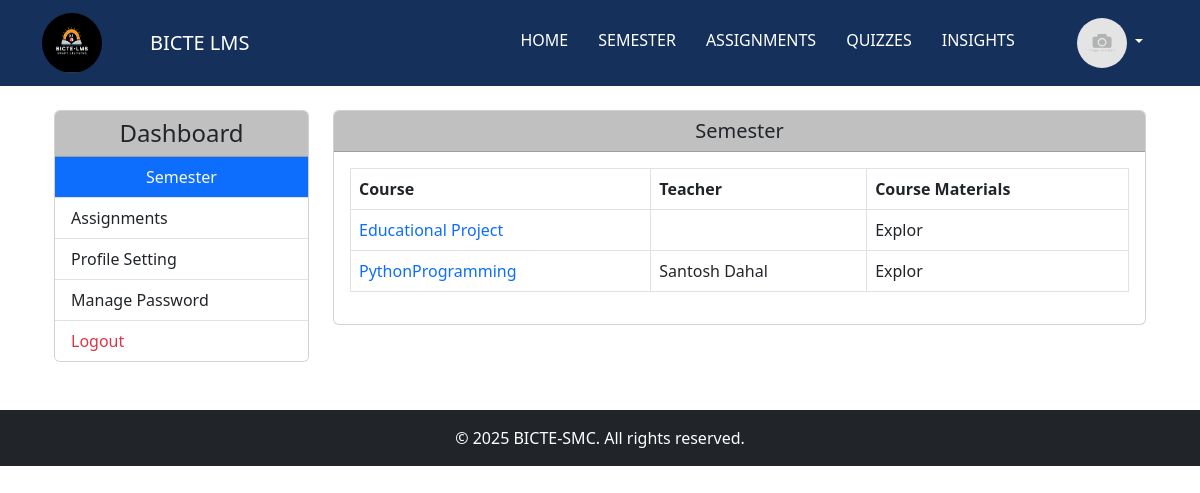
The app's page /api/student-dashboard/ (signed in), older data.
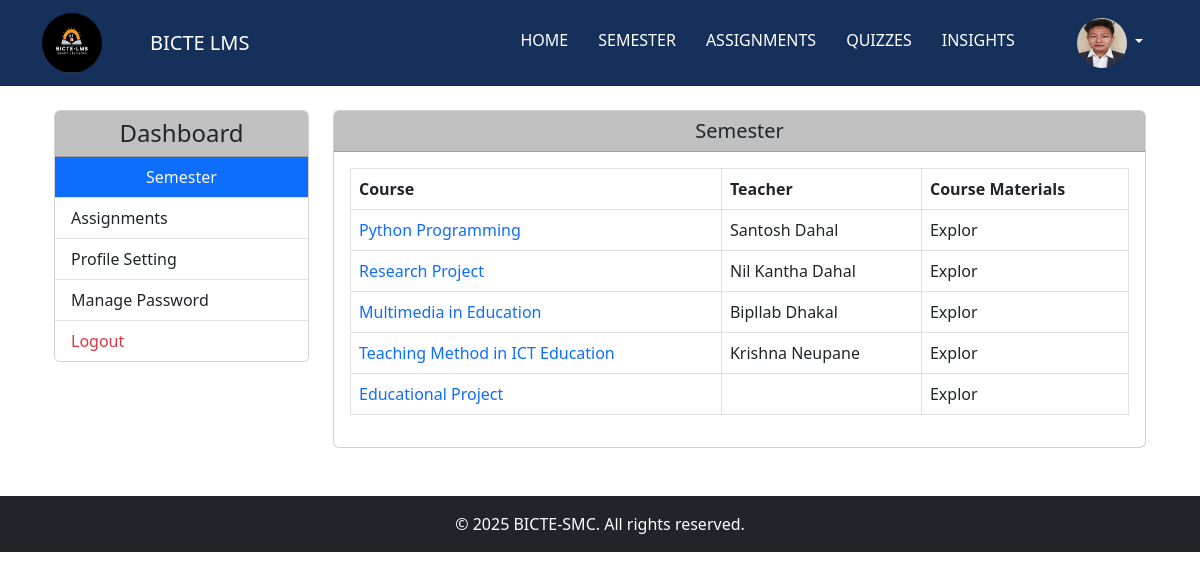
The same page, newer data.
### main/models.py (models this page shows, shortened)
class Course(models.Model):
    syllabus_file = models.FileField(upload_to='syllabus_files/', null=True, blank=True)
    subject_code = models.CharField(max_length=20)
    title = models.CharField(max_length=50)
    description = models.TextField()
    credits = models.IntegerField()
    is_elective = models.BooleanField(default=False, blank=True, null=True)
    semester = models.ForeignKey(Semester, on_delete=models.CASCADE)
    teacher = models.ForeignKey(Teacher, on_delete=models.SET_NULL, null=True, blank=True)
    class Meta:
        verbose_name = "Course"
        verbose_name_plural = "Courses"

class Teacher(models.Model):
    GENDER_CHOICES = [
        ('male', 'Male'),
        ('female', 'Female'),
        ('other', 'Other'),
    ]
    profile_picture = models.ImageField(upload_to='teacher_pics/', null=True, blank=True, default='images/default_profile_image.jpg')
    t_full_name = models.CharField(max_length=50)
    designation = models.CharField(max_length=100, default='Teacher Assistant')
    t_email = models.EmailField(max_length=100, unique=True)
    t_password = models.CharField(max_length=255)
    t_phone_number = models.CharField(max_length=40)
    t_address = models.CharField(max_length=100)
    hire_date = models.DateField()
    gender = models.CharField(max_length=10,choices=GENDER_CHOICES, verbose_name="Gender",
        default='male')
    class Meta:
        verbose_name = "Teacher"
        verbose_name_plural = "Teachers"

class Student(models.Model):
    profile_picture = models.ImageField(upload_to='student_pics/', null=True, blank=True , default='no_image2.jpg')
    st_exam_roll_no = models.CharField(max_length=8, default='00000000')
    st_reg_no = models.CharField(max_length=40, default='0-0-000-00-0000')
    st_name = models.CharField(max_length=100)
    st_date_of_birth = models.DateField(null=True, blank=True)
    st_address = models.CharField(max_length=255)
    st_contact = models.CharField(max_length=15)
    enrollment_date = models.IntegerField(null=True, blank=True)
    st_email = models.EmailField(unique=True)
    st_password = models.CharField(max_length=128, default='studentSMC1')  # Add default password
    st_gender = models.CharField(max_length=10, choices=[('Male', 'Male'), ('Female', 'Female'), ('Other', 'Other')], null=True, blank=True)
    st_father_name = models.CharField(max_length=100, null=True, blank=True)
    semester = models.ForeignKey(Semester, on_delete=models.CASCADE)
    class Meta:
        verbose_name = "Student"
        verbose_name_plural = "Students"

### main/views.py (the view)
# urls.py: path('student-dashboard/', views.StudentDashboard.as_view(), name='student-dashboard'),
class StudentDashboard(TemplateView):
    template_name = 'student_template/st_dashboard.html'
    def get_context_data(self, **kwargs):
        context = super().get_context_data(**kwargs)
        try:
            student = Student.objects.get(id=self.request.session.get('user_id'))
            context['student'] = student
            context['courses'] = Course.objects.filter(semester=student.semester)
        except Student.DoesNotExist:
            context['error'] = 'Student not found. Please log in again.'
        return context

### templates/student_template/st_dashboard.html (shortened to what this page needs)
{% extends 'student_template/st_base_template.html' %} {% block title %} Student-Dashboard- BICTESMC {% endblock %} {% block content %}
<div class="container mt-4">
    <div class="row">
        <aside class="col-md-3">
            <div class="card">
                <h4 class="card-header text-dark text-center" style="background-color: #c0c0c0">
                    Dashboard
                </h4>
                <div class="list-group list-group-flush">
                    <a href="/api/student-dashboard/" class="list-group-item list-group-item-action bg-primary text-light text-center">
            Semester</a
          >
          <a
            href="/api/student-dashboard-assignment/"
            class="list-group-item list-group-item-action"
            >Assignments</a
          >
          <a
            href="/api/student-profile-setting/"
            class="list-group-item list-group-item-action"
            >Profile Setting</a
          >
          <a
            href="/api/change-student-account-password/"
            class="list-group-item list-group-item-action"
            >Manage Password</a
          >
          <a href="/" class="list-group-item list-group-item-action text-danger"
            >Logout</a
          >
        </div>
      </div>
    </aside>
    <section class="col-md-9 mt-4 mt-md-0">
      <div class="card">
        <h5 class="card-header text-center" style="background-color: #c0c0c0">
          Semester
        </h5>
        <div class="card-body">
          <table class="table table-bordered">
            <thead>
              <tr>
                <th>Course</th>
                <th>
                  <a href="#" class="text-dark" style="text-decoration: none"
                    >Teacher</a
                  >
                </th>
                <th>Course Materials</th>
              </tr>
            </thead>
            <tbody>
              {% for course in courses %}
              <tr>
                <td>
                  <a class="text-decoration-none " href="{% url 'st-course-detail' course.id %}">{{ course.title }}
                  </a>
                    </td>
                    <td>{{ course.teacher.t_full_name }}</td>
                    <td>Explor</td>
                    {% endfor %}
                    </tr>
                    </tbody>
                    </table>
                </div>
            </div>
            </section>
    </div>
</div>
{%endblock%}

### templates/student_template/st_base_template.html (shortened to what this page needs)
<!DOCTYPE html>
<html lang="en">
<head>
    <link rel="stylesheet" href="https://cdn.jsdelivr.net/npm/bootstrap-icons@1.11.3/font/bootstrap-icons.min.css">
    <link href="https://cdn.jsdelivr.net/npm/bootstrap@5.3.0/dist/css/bootstrap.min.css" rel="stylesheet" />
</head>
<body>
    {% load static %}
    <nav class="navbar navbar-expand-lg navbar-dark bg-dark">
        <div class="container">
            <div class="navbar-logo">
                <img src="{% static 'images/main_logo.png' %}" alt="Logo" />
            </div>
            <a class="navbar-brand ms-5" href="#">BICTE LMS</a>
            <div class="collapse navbar-collapse" id="navbarNav">
                <ul class="navbar-nav ms-auto this_pading">
                    <li class="nav-item custom-padding">
                        <a class="nav-link {% if request.path == '/api/student-home/' %}active{% endif %}" href="/api/student-home/">Home</a
              >
            </li>
            <li class="nav-item custom-padding">
              <a
                class="nav-link {% if request.path == '/api/student-course/' %}active{% endif %}"
                href="/api/student-course/"
                >Semester</a
              >
            </li>
            <li class="nav-item custom-padding">
              <a
                class="nav-link {% if request.path == '/assignment/' %}active{% endif %}"
                href="api/student-assignment/"
                >Assignments</a
              >
            </li>
            <li class="nav-item custom-padding">
              <a
                class="nav-link {% if request.path == '/api/leaderboard/' %}active{% endif %}"
                href="/api/leaderboard/"
                >Quizzes</a
              >
            </li>
            <li class="nav-item custom-padding dropdown">
              <a
                class="nav-link {% if request.path == '#' %}active{% endif %}"
                href="#"
                >Insights</a
              >
            </li>
              </ul>
            <li class="nav-item dropdown user_profile">
              <a
                class="nav-link dropdown-toggle no-hover"
                href="#"
                id="navbarDropdown"
                role="button"
                data-bs-toggle="dropdown"
                aria-expanded="false"
              >
                {% if student.profile_picture %}
                <img
                  src="{{ student.profile_picture.url }}"
                  alt="Profile Picture"
                  class="rounded-circle"
                  style="width: 50px; height: 50px"
                />
                {% else %}
                <img
                  src="{% static 'images/no_image2.jpg' %}"
                  alt="Default Profile Picture"
                  class="rounded-circle"
                  style="width: 50px; height: 50px"
                />
                {% endif %}
              </a>
            </li>
        </div>
      </div>
    </nav>
    <div class="container mt-4">{% block content %}{% endblock %}</div>
    <footer class="bg-dark text-white text-center p-3 mt-5">
      &copy; <span id="current-year"></span> BICTE-SMC. All rights reserved.
    </footer>
  </body>
</html>

### templates/student_template/st_base_template.html (style rules this page uses)
.navbar-logo img { width: 60px; height: 60px; border-radius: 50%; transition: transform 0.3s ease; }
.navbar { background-color: #15305b !important; }
.navbar .navbar-nav .nav-link { color: #fff !important; font-weight: 500; padding: 10px 15px; text-transform: uppercase; transition: all 0.3s ease; }
.custom-padding { padding-top: 10px; }
.user_profile { padding-left: 2rem; }

Row changes from the older to the newer data that the page shows:
removed Course: title "PythonProgramming", teacher.t_full_name "Santosh Dahal"
now on this page (row edited): Student: profile_picture (picture)
added Course: title "Python Programming", teacher.t_full_name "Santosh Dahal"
added Course: title "Research Project", teacher.t_full_name "Nil Kantha Dahal"
added Course: title "Multimedia in Education", teacher.t_full_name "Bipllab Dhakal"
added Course: title "Teaching Method in ICT Education", teacher.t_full_name "Krishna Neupane"
